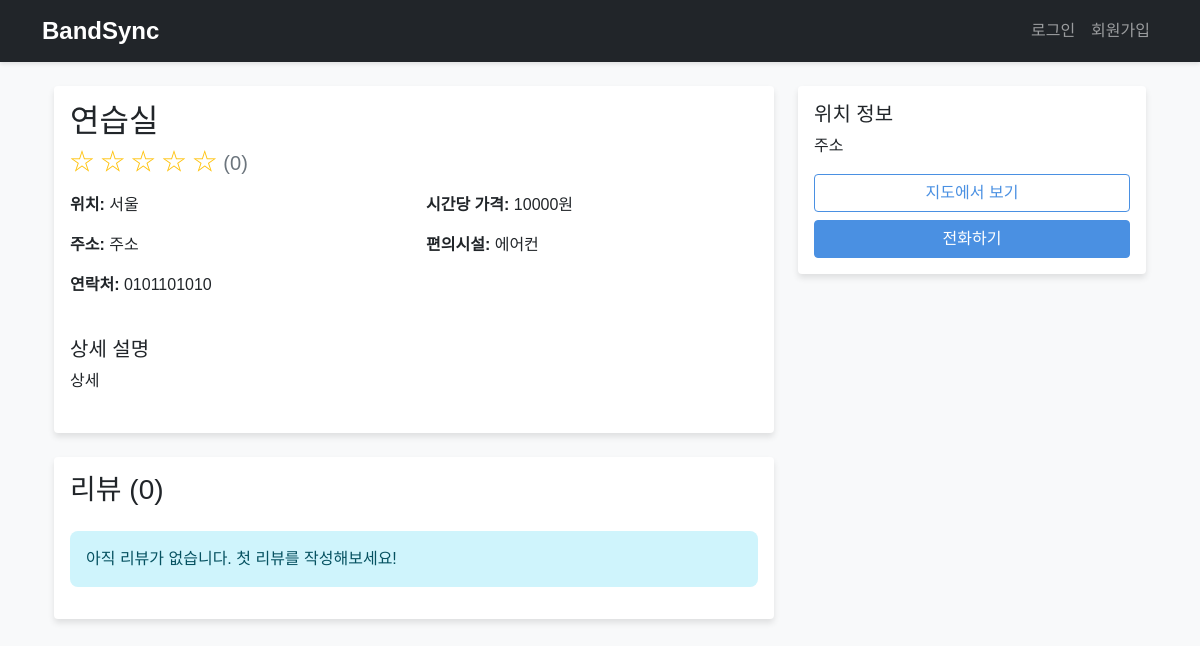
Screenshot of /practice-room/1 with the database file from the repository.
### app.py (models this page shows)
class PracticeRoom(db.Model):
    id = db.Column(db.Integer, primary_key=True)
    name = db.Column(db.String(100), nullable=False)
    location = db.Column(db.String(200), nullable=False)
    address = db.Column(db.String(200), nullable=False)
    contact = db.Column(db.String(100))
    price_per_hour = db.Column(db.Integer)
    description = db.Column(db.Text)
    amenities = db.Column(db.String(200))  # 편의시설 (콤마로 구분)
    created_at = db.Column(db.DateTime, default=datetime.utcnow)
    user_id = db.Column(db.Integer, db.ForeignKey('user.id'))  # 등록한 사용자
    reviews = db.relationship('PracticeRoomReview', backref='practice_room', lazy=True)

### app.py (the view)
@app.route('/practice-room/<int:room_id>')
def practice_room_detail(room_id):
    room = PracticeRoom.query.get_or_404(room_id)
    reviews = PracticeRoomReview.query.filter_by(practice_room_id=room_id)\
        .order_by(PracticeRoomReview.created_at.desc()).all()
    avg_rating = db.session.query(func.avg(PracticeRoomReview.rating))\
        .filter_by(practice_room_id=room_id).scalar() or 0
    return render_template('practice_room_detail.html',
                         room=room,
                         reviews=reviews,
                         avg_rating=round(avg_rating, 1))

### app.py (called while the page is built)
@app.template_filter('avg')
def avg_filter(l):
    if not l:
        return 0
    return sum(l) / len(l)

### templates/practice_room_detail.html (shortened to what this page needs)
{% extends "base.html" %} {% block title %}{{ room.name }}{% endblock %} {%
block content %}
<div class="container">
  <div class="row">
    <div class="col-md-8">
      <div class="card mb-4">
        <div class="card-body">
          <h2 class="card-title">{{ room.name }}</h2>
          <div class="mb-3">
            <span class="text-warning h4">
              {% set ratings = room.reviews|map(attribute='rating')|list %} {%
              set avg_rating = ratings|avg|round(1) %} {% for i in range(5) %}
              {% if i < avg_rating|int %} ★ {% else %} ☆ {% endif %} {% endfor
              %}
            </span>
            <span class="h5 text-muted">({{ avg_rating }})</span>
          </div>
          <div class="row mb-4">
            <div class="col-md-6">
              <p><strong>위치:</strong> {{ room.location }}</p>
              <p><strong>주소:</strong> {{ room.address }}</p>
              <p><strong>연락처:</strong> {{ room.contact }}</p>
            </div>
            <div class="col-md-6">
              <p><strong>시간당 가격:</strong> {{ room.price_per_hour }}원</p>
              <p><strong>편의시설:</strong> {{ room.amenities }}</p>
            </div>
          </div>
          {% if room.description %}
          <div class="mb-4">
            <h5>상세 설명</h5>
            <p>{{ room.description }}</p>
          </div>
          {% endif %}
        </div>
      </div>
      <div class="card">
        <div class="card-body">
          <h3 class="card-title mb-4">리뷰 ({{ reviews|length }})</h3>
          {% for review in reviews %}
          <div class="card mb-3">
            <div class="card-body">
              <div
                class="d-flex justify-content-between align-items-center mb-2"
              >
                <div>
                  <span class="text-warning">
                    {% for i in range(5) %} {% if i < review.rating %} ★ {% else
                    %} ☆ {% endif %} {% endfor %}
                  </span>
                  <span class="ms-2">{{ review.user.username }}</span>
                </div>
                <small class="text-muted">
                  {{ review.created_at.strftime('%Y-%m-%d') }}
                </small>
              </div>
              <p class="card-text">{{ review.comment }}</p>
            </div>
          </div>
          {% else %}
          <div class="alert alert-info">
            아직 리뷰가 없습니다. 첫 리뷰를 작성해보세요!
          </div>
          {% endfor %}
        </div>
      </div>
    </div>
    <div class="col-md-4">
      <div class="card mb-4 sticky-top" style="top: 20px">
        <div class="card-body">
          <h5 class="card-title">위치 정보</h5>
          <p class="card-text">{{ room.address }}</p>
          <div class="d-grid gap-2">
            <a
              href="https://map.naver.com/v5/search/{{ room.address }}"
              class="btn btn-outline-primary"
              target="_blank"
            >
              지도에서 보기
            </a>
            {% if room.contact %}
            <a href="tel:{{ room.contact }}" class="btn btn-primary">
              전화하기
            </a>
            {% endif %}
          </div>
        </div>
      </div>
    </div>
  </div>
</div>
{% endblock %}

### static/css/style.css (style rules this page uses)
body { font-family: "Noto Sans KR", sans-serif; background-color: #f8f9fa; }
.card { border: none; box-shadow: 0 4px 6px rgba(0, 0, 0, 0.1); transition: transform 0.2s; }
.btn-primary { background-color: #4a90e2; border-color: #4a90e2; }
.btn-outline-primary { color: #4a90e2; border-color: #4a90e2; }
.alert { border-radius: 0.5rem; border: none; }

### rows the page displays
PracticeRoom: name "연습실", location "서울", address "주소", contact "0101101010", price_per_hour "10000", amenities "에어컨", description "상세"

### other values shown
{{ avg_rating }} "0"
{{ reviews|length }} "0"
